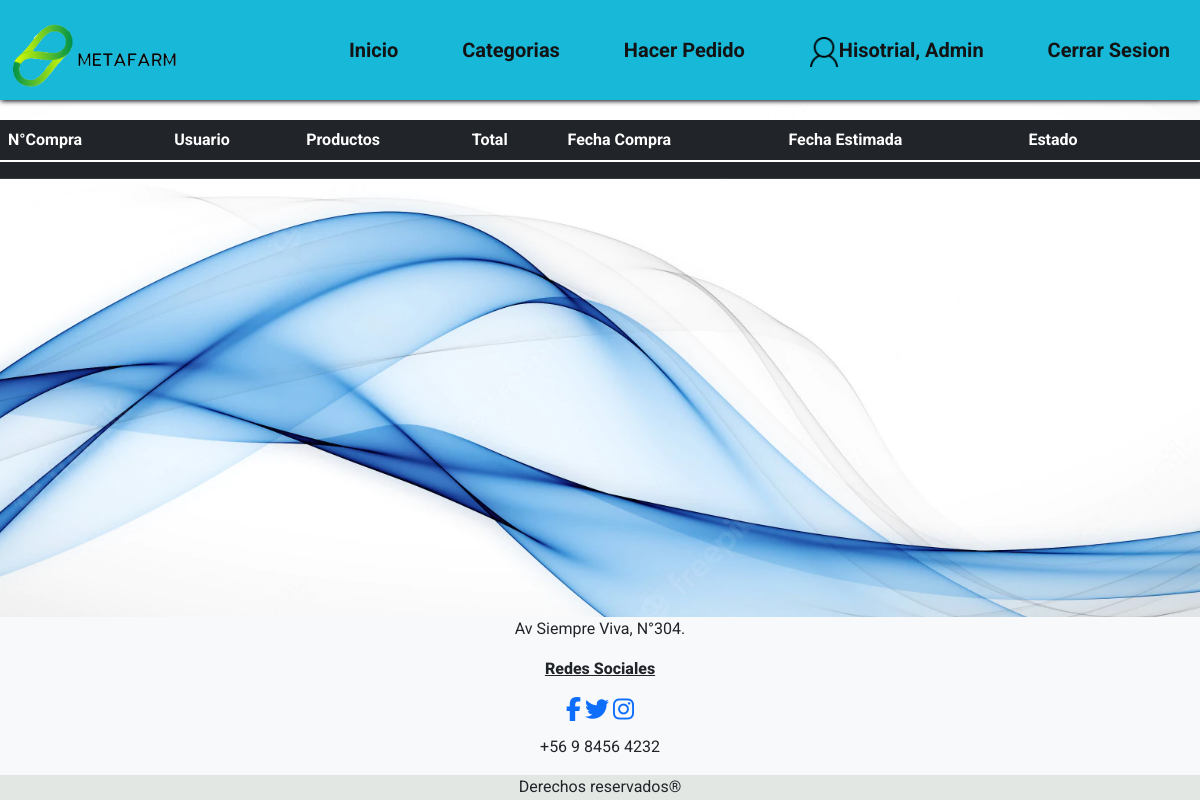
The app's page /historialadm/ (signed in), older data.
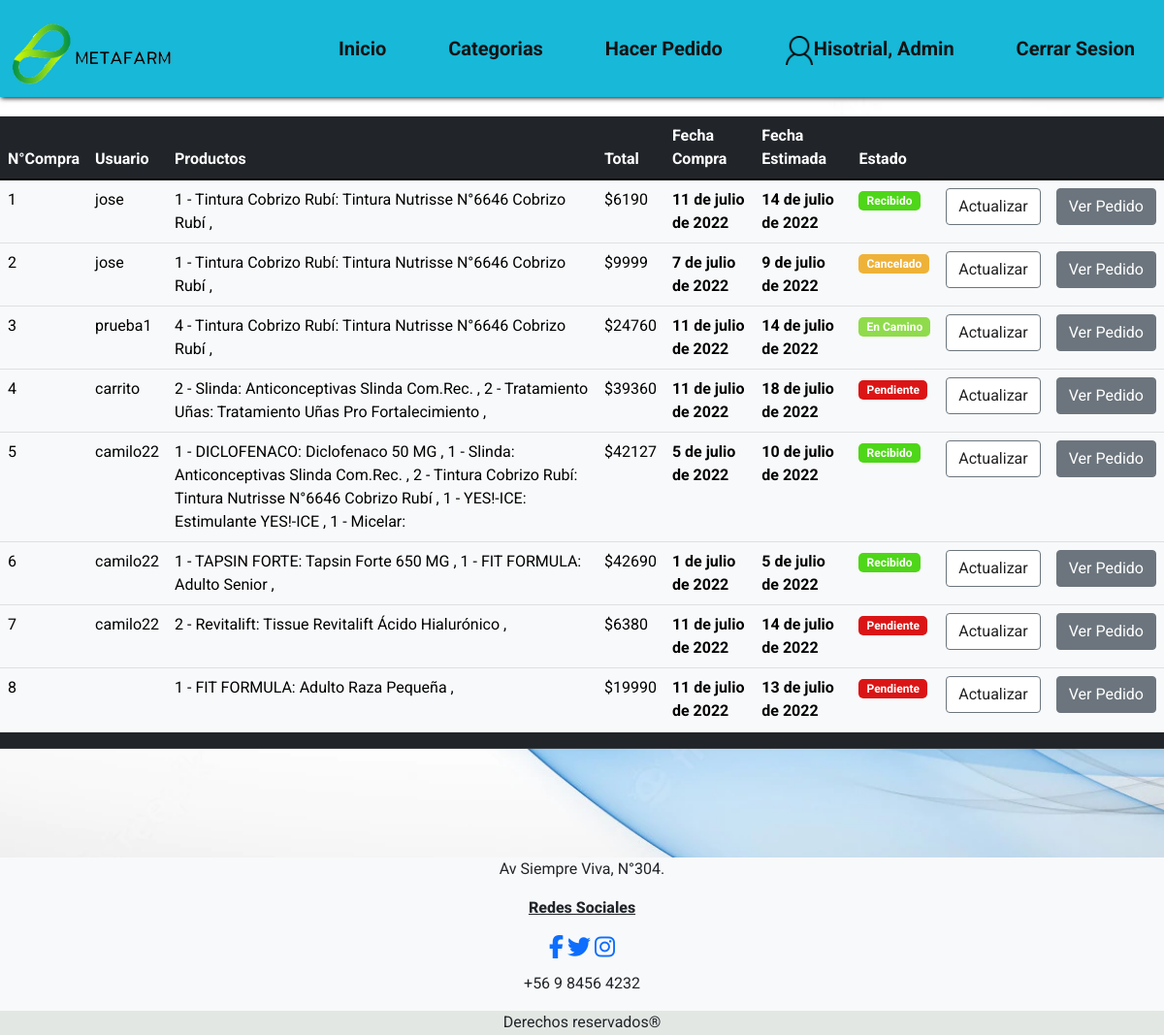
The same page, newer data.
### farmacia/models.py (models this page shows, shortened)
class HistorialCompras (models.Model):
    idCompra = models.AutoField(primary_key=True,verbose_name='Codigo Compra')
    Usuario = models.CharField(max_length=200, verbose_name='Usuario')
    Productos = models.CharField(max_length=200, verbose_name='Productos Comprados')
    valTotal = models.IntegerField(verbose_name='Valor Total')
    fechaCompra = models.DateField(verbose_name='Fecha Compra')
    estado = models.CharField(max_length=50, verbose_name='Estado', default='Pendiente')
    fechallega = models.DateField(default=datetime.today)

### farmacia/views.py (the view)
# urls.py: path('historialadm/',HistorialAdmin,name="hisadm"),
def HistorialAdmin (request):
    historial = HistorialCompras.objects.all()
    context = {
        'com':historial
    }
    return render(request,'farmacia/historialadm.html',context)

### farmacia/context_processor.py (called while the page is built)
def total_carrito(request):
    total = 0
    desc = 0.95
    if request.user.is_authenticated:
        if "carrito" in request.session.keys():
            for key, value in request.session["carrito"].items():
                total += int(value["acumulado"])
        return {"total_carrito": round(total*desc)}
    else:
        if "carrito" in request.session.keys():
            for key, value in request.session["carrito"].items():
                total += int(value["acumulado"])
        return {"total_carrito": total}

### farmacia/templates/farmacia/historialadm.html (shortened to what the changed rows need)
{% load static %}
<!DOCTYPE html>
<html lang="es">
<head>
    <link href="https://cdn.jsdelivr.net/npm/bootstrap@5.1.3/dist/css/bootstrap.min.css" rel="stylesheet" />
    <link rel="stylesheet" href="{% static 'farmacia/CSS/Style.css' %}" />
    <link rel="stylesheet" href="https://cdnjs.cloudflare.com/ajax/libs/font-awesome/4.7.0/cssfont-awesome.min.css">
</head>
<body>
    <main class="main wrapper">
<div class="tabla_historial col-md-12 table-responsive">
    <table class="table table-light">
        <thead class="table-dark">
                <tr>
                    <th>N°Compra</th>
                    <th>Usuario</th>
                    <th>Productos</th>
                    <th>Total</th>
                    <th>Fecha Compra</th>
                    <th>Fecha Estimada</th>
                    <th>Estado</th>
                    <th></th>
                    <th></th>
                </tr>
            </thead>
            <tbody>
                {% if request.user.is_authenticated %}
                {% for compras in com %}
                <tr>
                <td id="">{{compras.idCompra}}</td>
                <td id="">{{compras.Usuario}}</td>
                <td id="">{{compras.Productos}}</td>
                <td id="">${{compras.valTotal}}</td>
                <td id="tede">{{compras.fechaCompra}}</td>
                <td id="tede">{{compras.fechallega}}</td>
                    {% if compras.estado == "Pendiente"  %}
                    <td> <span class="badge badge-pending">{{compras.estado}}<span></td>
                    {% endif %}
                    {% if compras.estado == "Cancelado"  %}
                    <td> <span class="badge badge-cancel">{{compras.estado}}<span></td>
                    {% endif %}
                    {% if compras.estado == "En Camino"  %}
                    <td> <span class="badge badge-way">{{compras.estado}}<span></td>
                    {% endif %}
                    {% if compras.estado == "Recibido"  %}
                    <td> <span class="badge badge-done">{{compras.estado}}<span></td>
                    {% endif %}
                <td>
                    <a id="btnac" href="{% url 'changestate' compras.idCompra%}" class="btn btn-secondary" type="button" >Actualizar</a>
                </td>
                <td>
                    <a id="btnped" href="{% url 'des' compras.idCompra%}" class="btn btn-secondary" type="button" >Ver Pedido</a>
                </td>
                </tr>
                    </div>
                {% endfor %}
                {% endif %}
                <thead class="table-dark">
                    <th></th>
                    <th></th>
                    <th></th>
                    <th></th>
                    <th></th>
                    <th></th>
                    <th></th>
                    <th></th>
                    <th></th>
                </thead>
            </tbody>
        </table>
    </div>
    <br>
    <br>
</main>
</body>
</html>

Row changes from the older to the newer data that the page shows:
added HistorialCompras: idCompra "1", Usuario "jose", Productos "1 - Tintura Cobrizo Rubí: Tintura Nutrisse N°6646 Cobrizo Rubí ,", valTotal "6190", fechaCompra "11 de julio de 2022", fechallega "14 de julio de 2022", estado "Recibido"
added HistorialCompras: idCompra "2", Usuario "jose", Productos "1 - Tintura Cobrizo Rubí: Tintura Nutrisse N°6646 Cobrizo Rubí ,", valTotal "9999", fechaCompra "7 de julio de 2022", fechallega "9 de julio de 2022", estado "Cancelado"
added HistorialCompras: idCompra "3", Usuario "prueba1", Productos "4 - Tintura Cobrizo Rubí: Tintura Nutrisse N°6646 Cobrizo Rubí ,", valTotal "24760", fechaCompra "11 de julio de 2022", fechallega "14 de julio de 2022", estado "En Camino"
added HistorialCompras: idCompra "4", Usuario "carrito", Productos "2 - Slinda: Anticonceptivas Slinda Com.Rec. , 2 - Tratamiento Uñas: Tratamiento Uñas Pro Fortalecimiento ,", valTotal "39360", fechaCompra "11 de julio de 2022", fechallega "18 de julio de 2022", estado "Pendiente"
added HistorialCompras: idCompra "5", Usuario "camilo22", Productos "1 - DICLOFENACO: Diclofenaco 50 MG , 1 - Slinda: Anticonceptivas Slinda Com.Rec. , 2 - Tintura Cobrizo Rubí: Tintura Nutrisse N°6646 Cobrizo Rubí , 1 - YES!-ICE: Estimulante YES!-ICE , 1 - Micelar:", valTotal "42127", fechaCompra "5 de julio de 2022", fechallega "10 de julio de 2022", estado "Recibido"
added HistorialCompras: idCompra "6", Usuario "camilo22", Productos "1 - TAPSIN FORTE: Tapsin Forte 650 MG , 1 - FIT FORMULA: Adulto Senior ,", valTotal "42690", fechaCompra "1 de julio de 2022", fechallega "5 de julio de 2022", estado "Recibido"
added HistorialCompras: idCompra "7", Usuario "camilo22", Productos "2 - Revitalift: Tissue Revitalift Ácido Hialurónico ,", valTotal "6380", fechaCompra "11 de julio de 2022", fechallega "14 de julio de 2022", estado "Pendiente"
added HistorialCompras: idCompra "8", Productos "1 - FIT FORMULA: Adulto Raza Pequeña ,", valTotal "19990", fechaCompra "11 de julio de 2022", fechallega "13 de julio de 2022", estado "Pendiente"
